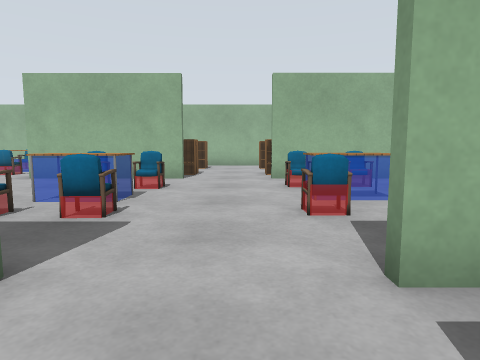
[1] (above)

16 first-person views from a walk through a world built for the Gazebo simulator. The camera is 0.9 m above the floor, tilts 6° down and sees 75° across. The floor is counted in squares, 1 m on a side. Each view is taken from the middle of a square. On the plan, view 1 faces up. The plan holds only what a view shows up to about 11 squares ahead; the rest is blank. Gazebo's built-in surfaces are drawn with simple patterns. Some surface patterns are stand-ins.

[2]
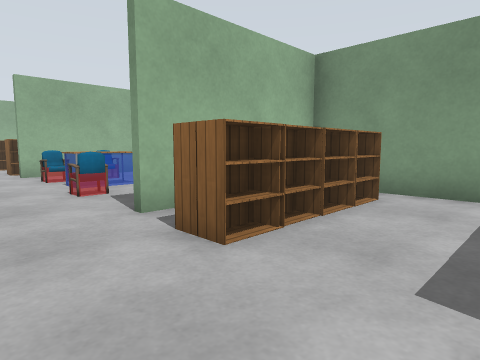

[3]
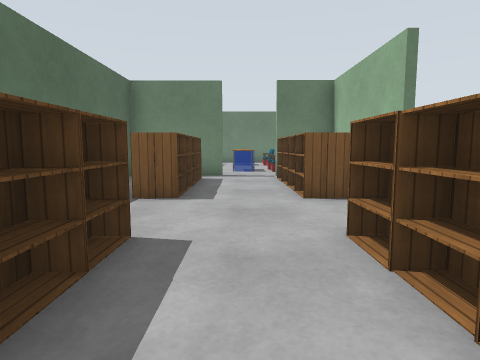

[4]
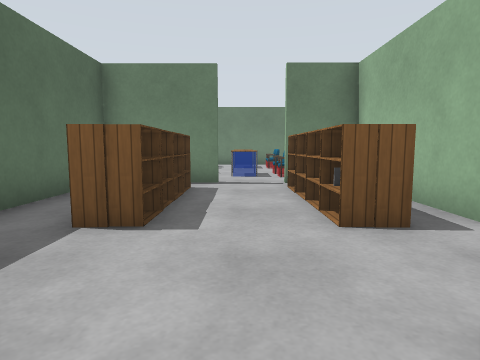

[5]
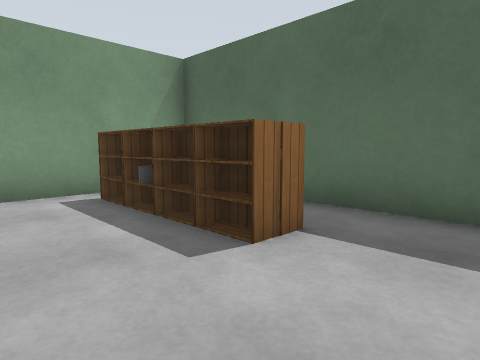

[6]
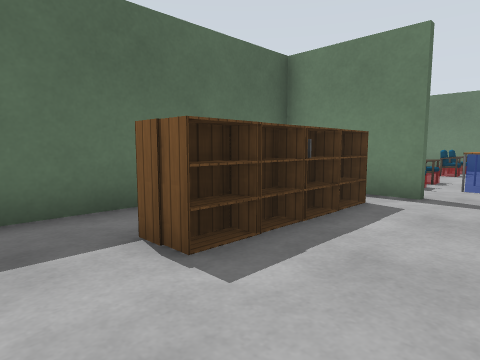

[7]
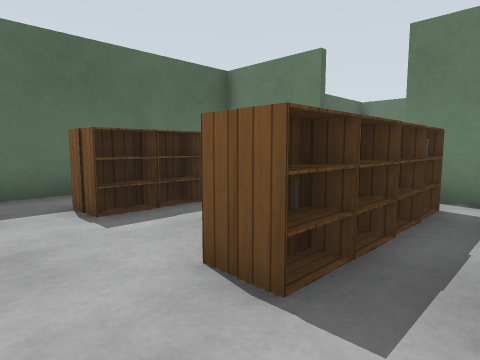

[8]
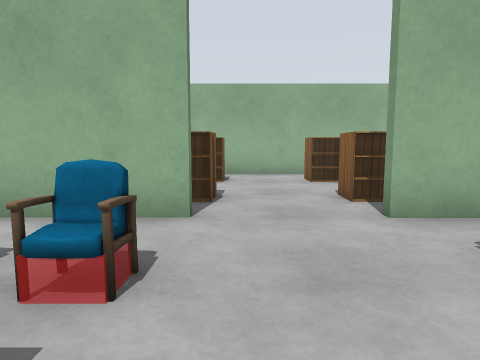

[9]
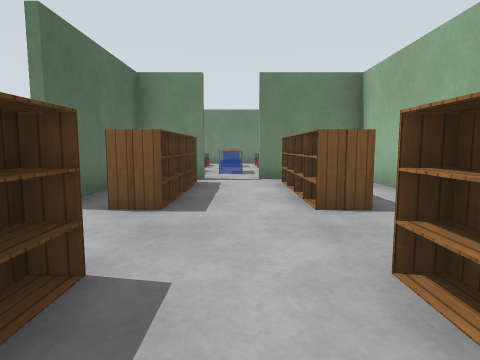

[10]
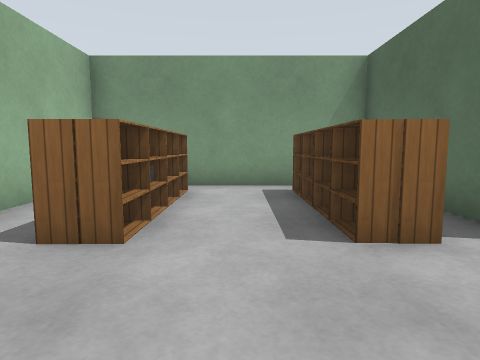

[11]
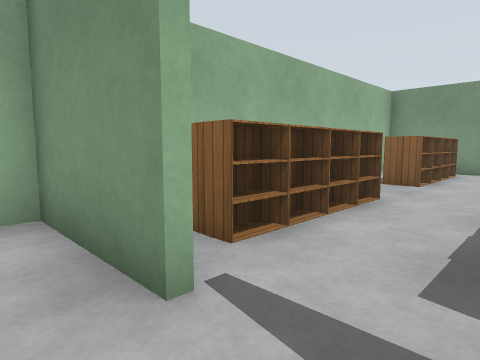

[12]
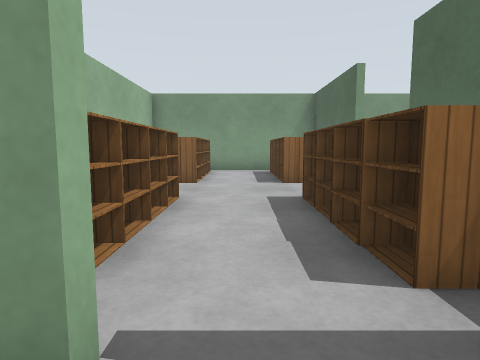

[13]
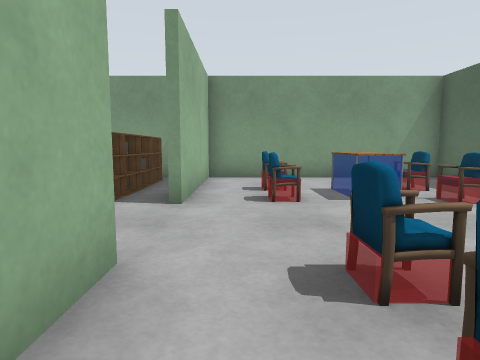

[14]
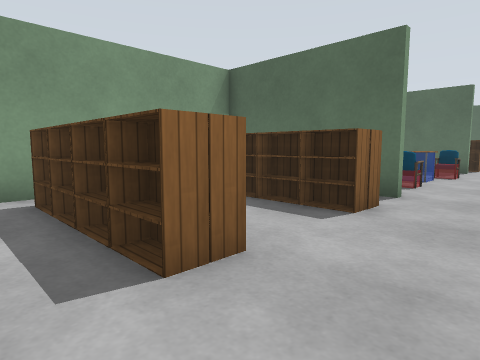

[15]
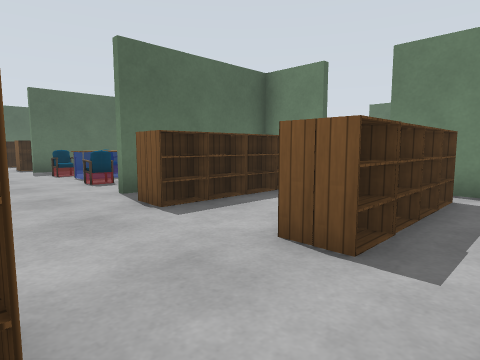

[16]
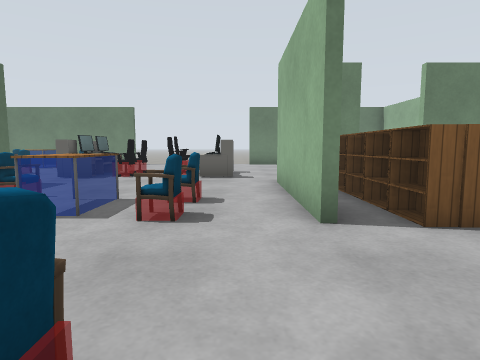

### Floor plan
Points are (right, up) in squares from view 1. A wall is a line through its corners. A room is listed if a view was taken in it or the views show most of it. See-through windows are left out.
Room 1 (views 1, 2, 3, 4, 5, 6, 7)
walls: (-1.6, 1.9) (-5.9, 1.9); (-5.9, -1.5) (-5.9, -4.4) (5.3, -4.4) (5.3, 1.9) (1, 1.9); (-5.9, 2.1) (-5.9, 0.1)
ways out: opening at (-6, -1) to room 2; opening at (-0.5, 2) to room 2
objects: other object (-5, -3) to (-4, -3); bookshelf (-5, -2) to (-4, -2); bookshelf (-5, 0) to (-4, 0); bookshelf (-5, 1) to (-4, 1); bookshelf (-3, -2); bookshelf (-3, 0); bookshelf (-3, 1); bookshelf (-2, -3); bookshelf (-2, -2); bookshelf (-2, 0); bookshelf (-2, 1); bookshelf (1, -3) to (2, -3); bookshelf (1, -2) to (2, -2); bookshelf (1, 0) to (2, 0); bookshelf (1, 1) to (2, 1); bookshelf (3, -3); bookshelf (3, -2); bookshelf (3, 0); bookshelf (3, 1); bookshelf (4, -2); bookshelf (4, 0)
Room 2 (views 8, 11, 12, 13, 16)
walls: (-6.1, 2.1) (-5.9, 2.1); (-1.6, 8.9) (-6.1, 8.9); (-6.1, 12.5) (-6.1, 15.4); (1, 2.1) (1.9, 2.1); (3.6, 2.1) (5.3, 2.1) (5.3, 9); (5.4, 8.9) (0.9, 8.9)
ways out: opening at (-6, -1) to room 1; opening at (-0.5, 2) to room 1; opening at (-6, 12) to room 3; opening at (-0.5, 9) to room 3
objects: other object (-13, -2); chair (-12, -2); chair (-9, -2); table (-9, -1) to (-8, -1); chair (-9, 0); monitor (-9, 3); office chair (-9, 4); other object (-9, 6); table (-9, 7) to (-7, 8); other object (-9, 12) to (-8, 12); other object (-8, -2); other object (-8, 0); monitor (-8, 3); office chair (-8, 4); office chair (-8, 6); other object (-8, 7); chair (-8, 10); table (-7, 3); chair (-4, 4) to (-3, 4); table (-3, 5) to (-2, 6); chair (-3, 7); chair (-2, 4); chair (-2, 7); chair (1, 4); table (1, 5) to (2, 6); chair (1, 7); chair (3, 4); chair (3, 7)
Room 3 (views 9, 10, 14, 15)
walls: (0.9, 9.1) (5.4, 9.1); (-5.9, 11) (-5.9, 9.1) (-1.6, 9.1); (5.3, 9) (5.3, 15.4) (-5.9, 15.4) (-5.9, 12.5)
ways out: opening at (-6, 12) to room 2; opening at (-0.5, 9) to room 2
objects: bookshelf (-5, 10) to (-4, 10); bookshelf (-5, 11) to (-4, 11); bookshelf (-5, 13) to (-4, 13); bookshelf (-5, 14) to (-4, 14); bookshelf (-3, 10); bookshelf (-3, 11); bookshelf (-3, 13); bookshelf (-3, 14); bookshelf (-2, 10); bookshelf (-2, 11); bookshelf (-2, 13); bookshelf (-2, 14); bookshelf (1, 10) to (2, 10); bookshelf (1, 11) to (2, 11); bookshelf (1, 13) to (2, 13); bookshelf (1, 14) to (2, 14); bookshelf (3, 10); bookshelf (3, 11); bookshelf (3, 13); bookshelf (3, 14); bookshelf (4, 10); bookshelf (4, 11); bookshelf (4, 13); bookshelf (4, 14)

Positions as (right, up) in squares from view 1, and headings:
1: (0, 0), facing up
2: (-1, -2), facing up-right
3: (4, -1), facing left
4: (2, -1), facing left
5: (-1, 0), facing down-right
6: (0, 0), facing down-left
7: (0, 2), facing down-left
8: (-1, 5), facing up
9: (3, 12), facing left
10: (-2, 12), facing right
11: (-7, 11), facing up-right
12: (-7, 12), facing right
13: (-4, 8), facing right
14: (-1, 15), facing down-right
15: (1, 15), facing down-left
16: (2, 8), facing left
